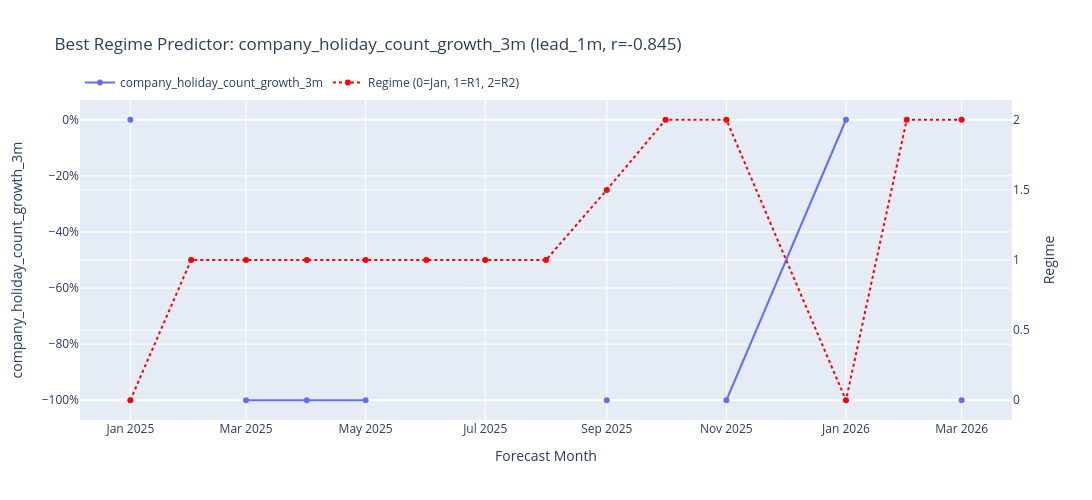

Notebook code cell kept with this figure:
### Code cell
#////////////////////////////////////////////////////////////////////////////////////////////////////////
#                   STEP 8: Time Series — Best Indicator vs Regime Over Time
#////////////////////////////////////////////////////////////////////////////////////////////////////////

if not regime_corrs.empty:
    best_row = regime_corrs.sort_values('abs_corr', ascending=False).iloc[0]
    best_indicator = best_row['indicator']
    best_lead = best_row['lead']
    best_corr = best_row['correlation']
    merged_best = merged_frames[best_lead]

    print(f"\n  Best regime predictor: {best_indicator} at {best_lead} (r={best_corr:+.3f})")

    fig_ts = go.Figure()

    fig_ts.add_trace(go.Scatter(
        x=merged_best['period'],
        y=merged_best[best_indicator],
        mode='lines+markers',
        name=best_indicator,
        yaxis='y1',
    ))

    fig_ts.add_trace(go.Scatter(
        x=merged_best['period'],
        y=merged_best['regime_numeric'],
        mode='lines+markers',
        name='Regime (0=Jan, 1=R1, 2=R2)',
        yaxis='y2',
        line=dict(dash='dot', color='red'),
    ))

    # Format y-axis based on whether best indicator is a growth rate or raw level
    is_growth = '_growth_' in best_indicator
    yaxis_fmt = '.0%' if is_growth else ',.0f'

    fig_ts.update_layout(
        title=f'Best Regime Predictor: {best_indicator} ({best_lead}, r={best_corr:+.3f})',
        xaxis_title='Forecast Month',
        yaxis=dict(title=best_indicator, tickformat=yaxis_fmt, side='left'),
        yaxis2=dict(title='Regime', overlaying='y', side='right', dtick=0.5),
        height=500, width=1100,
        hovermode='x unified',
        legend=dict(orientation='h', y=1.1),
    )
    fig_ts.show()

### Figure 1 — Plotly figure (JSON) as saved in the notebook; plotly's stock layout.template omitted (floating-point values rounded to 4 significant figures)
{"data": [{"mode": "lines+markers", "name": "company_holiday_count_growth_3m", "type": "scatter", "x": ["2025-01", "2025-02", "2025-03", "2025-04", "2025-05", "2025-06", "2025-07", "2025-08", "2025-09", "2025-10", "2025-11", "2026-01", "2026-02", "2026-03"], "y": [0.0, Infinity, -1.0, -1.0, -1.0, Infinity, NaN, Infinity, -1.0, Infinity, -1.0, 0.0, Infinity, -1.0], "yaxis": "y"}, {"line": {"color": "red", "dash": "dot"}, "mode": "lines+markers", "name": "Regime (0=Jan, 1=R1, 2=R2)", "type": "scatter", "x": ["2025-01", "2025-02", "2025-03", "2025-04", "2025-05", "2025-06", "2025-07", "2025-08", "2025-09", "2025-10", "2025-11", "2026-01", "2026-02", "2026-03"], "y": [0.0, 1.0, 1.0, 1.0, 1.0, 1.0, 1.0, 1.0, 1.5, 2.0, 2.0, 0.0, 2.0, 2.0], "yaxis": "y2"}], "layout": {"height": 500, "hovermode": "x unified", "legend": {"orientation": "h", "y": 1.1}, "title": {"text": "Best Regime Predictor: company_holiday_count_growth_3m (lead_1m, r=-0.845)"}, "width": 1100, "xaxis": {"title": {"text": "Forecast Month"}}, "yaxis": {"side": "left", "tickformat": ".0%", "title": {"text": "company_holiday_count_growth_3m"}}, "yaxis2": {"dtick": 0.5, "overlaying": "y", "side": "right", "title": {"text": "Regime"}}}}
